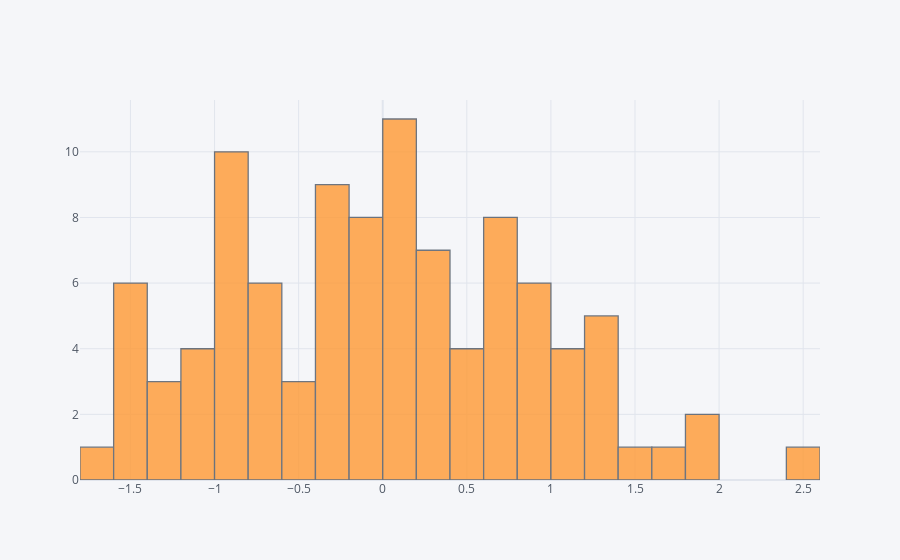

The notebook cell this image was saved under:
### Markdown cell above
## histogram

### Code cell
df['A'].iplot(kind='hist',bins=25)

### Figure 1 — Plotly figure (JSON) as saved in the notebook; plotly's stock layout.template omitted (floating-point values rounded to 4 significant figures)
{"data": [{"histfunc": "count", "histnorm": "", "marker": {"color": "rgba(255, 153, 51, 1.0)", "line": {"color": "#4D5663", "width": 1.3}}, "name": "A", "nbinsx": 25, "opacity": 0.8, "orientation": "v", "type": "histogram", "x": [0.6705, 0.08254, -0.03028, -0.7296, 0.1527, -0.3381, 1.904, -0.7588, -0.8708, 0.2896, -1.524, 0.9485, 0.1055, 0.2093, 1.164, 0.4858, 0.1193, 0.2728, 0.2892, 1.073, 0.07028, -0.1888, -1.06, -0.3019, -0.8126, 0.04021, -0.9798, -0.6071, -0.8068, -0.3663, -0.4907, -0.1195, 0.4802, -1.111, 0.008767, 0.6154, -1.412, -0.2977, -1.528, 0.8807, -0.02203, 0.1838, -1.293, -0.3972, -0.5753, 0.61, -0.8322, -0.05349, 0.8517, -0.6053, -0.01665, -0.8891, 1.839, -1.189, -1.469, -0.2064, 1.288, 1.012, -0.3227, 1.296, -0.7642, -0.8008, 0.4603, 1.052, 1.36, -0.3681, -0.5252, 0.3721, -1.159, 0.2553, -1.219, 0.781, 0.643, -0.9686, 1.293, 0.8992, 0.6703, -1.53, -0.3321, 1.483, 0.5967, -1.351, 0.8079, 1.68, -0.6956, 0.7239, -0.8703, 2.475, 0.6096, -0.05135, -1.441, -1.77, -0.8549, 0.01573, 0.01367, -0.05565, 0.9996, 0.2345, 1.311, 0.1122]}], "layout": {"barmode": "overlay", "legend": {"bgcolor": "#F5F6F9", "font": {"color": "#4D5663"}}, "paper_bgcolor": "#F5F6F9", "plot_bgcolor": "#F5F6F9", "title": {"font": {"color": "#4D5663"}}, "xaxis": {"gridcolor": "#E1E5ED", "showgrid": true, "tickfont": {"color": "#4D5663"}, "title": {"font": {"color": "#4D5663"}, "text": ""}, "zerolinecolor": "#E1E5ED"}, "yaxis": {"gridcolor": "#E1E5ED", "showgrid": true, "tickfont": {"color": "#4D5663"}, "title": {"font": {"color": "#4D5663"}, "text": ""}, "zerolinecolor": "#E1E5ED"}}}
